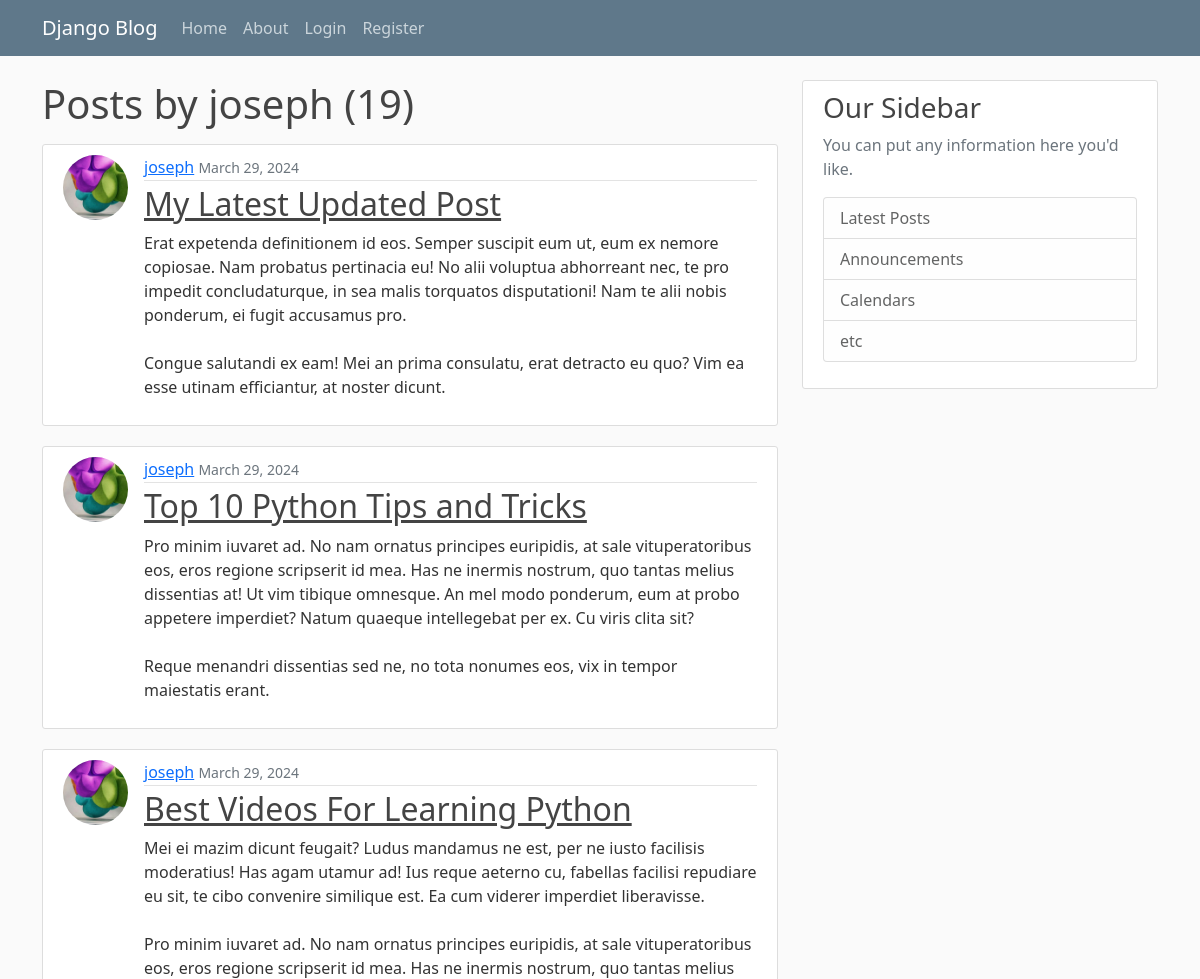
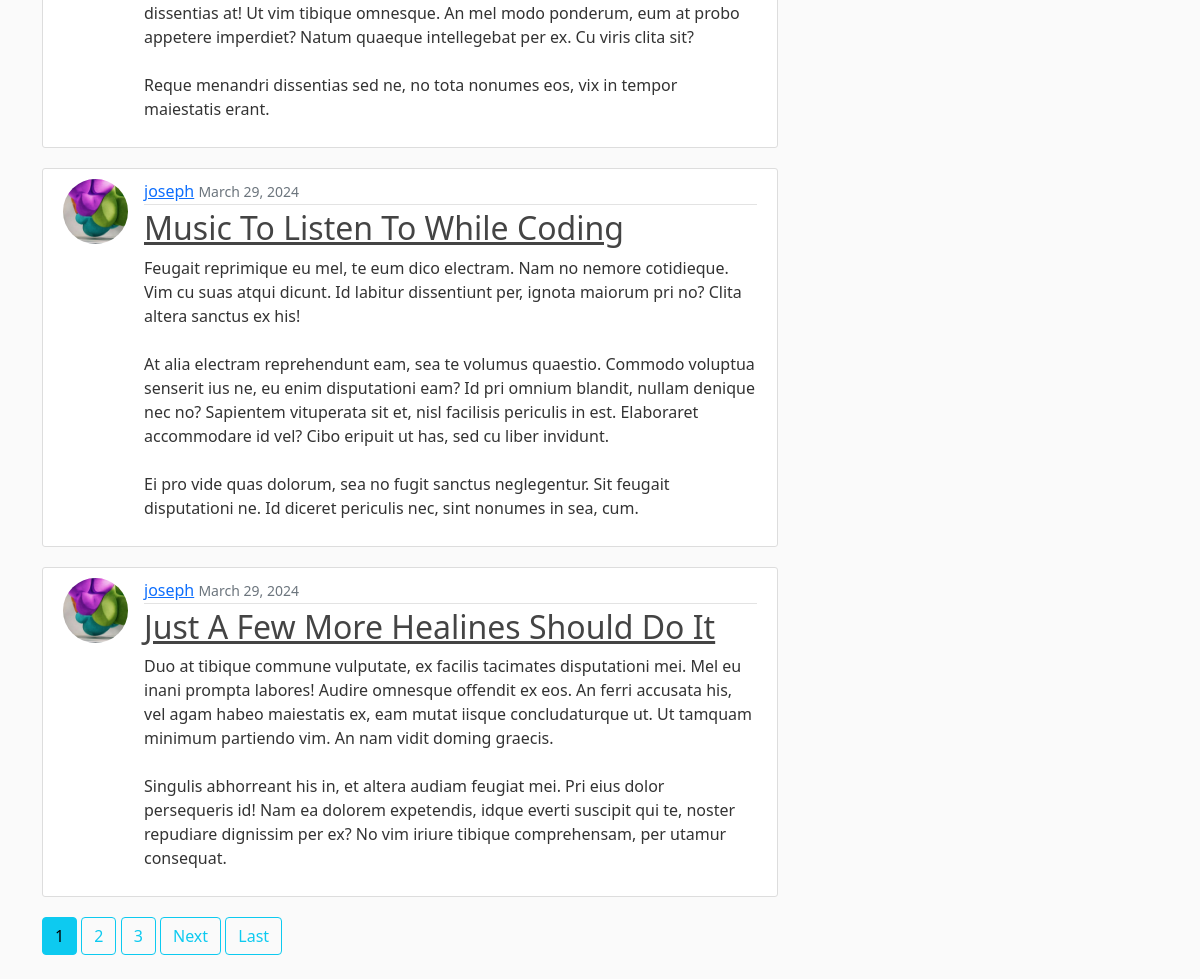
Screenshot of /user/joseph with the database file from the repository (2 pictures, top to bottom).
### blog/models.py (models this page shows, shortened)
class Post(models.Model):
    title = models.CharField( max_length=100)
    content = models.TextField()
    date_posted = models.DateTimeField(default=timezone.now)
    author = models.ForeignKey(User, on_delete=models.CASCADE)

### users/models.py (models this page shows, shortened)
class Profile(models.Model):
    user = models.OneToOneField(User, on_delete = models.CASCADE)
    image = models.ImageField(default='default.jpg', upload_to='profile_pics')

### blog/views.py (the view)
# urls.py: path('user/<str:username>', UserPostListView.as_view(), name="user-posts"),
class UserPostListView(ListView):
      model = Post
      template_name = 'blog/user_posts.html' #<app>/<model>_<viewtype>.html
      context_object_name = 'posts'
      paginate_by = 5
      def get_queryset(self):
          user = get_object_or_404(User, username=self.kwargs.get('username'))
          return Post.objects.filter(author=user).order_by('-date_posted')

### blog/templates/blog/user_posts.html (shortened to what this page needs)
{% extends "blog/base.html" %}
{% block content %}
    <h1 class="mb-3">Posts by {{ view.kwargs.username }} ({{ page_obj.paginator.count }})</h1>
    {% for post in posts %}
        <article class="media content-section">
            <img class="rounded-circle article-img"
                 src="{{ post.author.profile.image.url }}"
                 alt=""
                 srcset=""
                 height=""
                 width="">
            <div class="media-body">
                <div class="article-metadata">
                    <a class="mr-2" href="{% url 'user-posts' post.author.username %}">{{ post.author }}</a>
                    <small class="text-muted">{{ post.date_posted|date:"F d, Y" }}</small>
                </div>
                <h2>
                    <a class="article-title" href="{% url 'post-detail' post.id %}">{{ post.title }}</a>
                </h2>
                <p class="article-content">{{ post.content }}</p>
            </div>
        </article>
    {% endfor %}
    {% if is_paginated %}
        {% for num in page_obj.paginator.page_range %}
            {% if page_obj.number == num %}
                <a href="?page={{ num }}" class="btn btn-info mb-4">{{ num }}</a>
            {% elif num > page_obj.number|add:'-3' and num < page_obj.number|add:'3' %}
                <a href="?page={{ num }}" class="btn btn-outline-info mb-4">{{ num }}</a>
            {% endif %}
        {% endfor %}
        {% if page_obj.has_next %}
            <a href="?page={{ page_obj.next_page_number }}"
               class="btn btn-outline-info mb-4">Next</a>
            <a href="?page={{ page_obj.paginator.num_pages }}"
               class="btn btn-outline-info mb-4">Last</a>
        {% endif %}
    {% endif %}
{% endblock content %}

### blog/static/blog/main.css (style rules this page uses)
body { background: #fafafa; color: #333333; margin-top: 5rem; }
h1, h2, h3, h4, h5, h6 { color: #444444; }
.content-section { background: #ffffff; padding: 10px 20px; border: 1px solid #dddddd; border-radius: 3px; margin-bottom: 20px; display: flex; }
.article-title { color: #444444; }
.article-content { white-space: pre-line; }
.article-img { height: 65px; width: 65px; margin-right: 16px; }
.article-metadata { padding-bottom: 1px; margin-bottom: 4px; border-bottom: 1px solid #e3e3e3; }

### rows the page displays
Post: author.profile.image (picture), author "joseph", date_posted "March 29, 2024", title "My Latest Updated Post", content "Erat expetenda definitionem id eos. Semper suscipit eum ut, eum ex nemore copiosae. Nam probatus pertinacia eu! No alii voluptua abhorreant nec, te pro impedit concludaturque, in sea malis torquatos disputationi! Nam te alii nobis ponderum, ei fugit accusamus pro. Congue salutandi ex eam! Mei an prima consulatu, erat detracto eu quo? Vim ea esse utinam efficiantur, at noster dicunt."
Post: author.profile.image (picture), author "joseph", date_posted "March 29, 2024", title "Top 10 Python Tips and Tricks", content "Pro minim iuvaret ad. No nam ornatus principes euripidis, at sale vituperatoribus eos, eros regione scripserit id mea. Has ne inermis nostrum, quo tantas melius dissentias at! Ut vim tibique omnesque. An mel modo ponderum, eum at probo appetere imperdiet? Natum quaeque intellegebat per ex. Cu viris clita sit? Reque menandri dissentias sed ne, no tota nonumes eos, vix in tempor maiestatis erant."
Post: author.profile.image (picture), author "joseph", date_posted "March 29, 2024", title "Best Videos For Learning Python", content "Mei ei mazim dicunt feugait? Ludus mandamus ne est, per ne iusto facilisis moderatius! Has agam utamur ad! Ius reque aeterno cu, fabellas facilisi repudiare eu sit, te cibo convenire similique est. Ea cum viderer imperdiet liberavisse. Pro minim iuvaret ad. No nam ornatus principes euripidis, at sale vituperatoribus eos, eros regione scripserit id mea. Has ne inermis nostrum, quo tantas melius dissentias at! Ut vim tibique omnesque. An mel modo ponderum, eum at probo appetere imperdiet? Natum quaeque intellegebat per ex. Cu viris clita sit? Reque menandri dissentias sed ne, no tota nonumes eos, vix in tempor maiestatis erant."
Post: author.profile.image (picture), author "joseph", date_posted "March 29, 2024", title "Music To Listen To While Coding", content "Feugait reprimique eu mel, te eum dico electram. Nam no nemore cotidieque. Vim cu suas atqui dicunt. Id labitur dissentiunt per, ignota maiorum pri no? Clita altera sanctus ex his! At alia electram reprehendunt eam, sea te volumus quaestio. Commodo voluptua senserit ius ne, eu enim disputationi eam? Id pri omnium blandit, nullam denique nec no? Sapientem vituperata sit et, nisl facilisis periculis in est. Elaboraret accommodare id vel? Cibo eripuit ut has, sed cu liber invidunt. Ei pro vide quas dolorum, sea no fugit sanctus neglegentur. Sit feugait disputationi ne. Id diceret periculis nec, sint nonumes in sea, cum."
Post: author.profile.image (picture), author "joseph", date_posted "March 29, 2024", title "Just A Few More Healines Should Do It", content "Duo at tibique commune vulputate, ex facilis tacimates disputationi mei. Mel eu inani prompta labores! Audire omnesque offendit ex eos. An ferri accusata his, vel agam habeo maiestatis ex, eam mutat iisque concludaturque ut. Ut tamquam minimum partiendo vim. An nam vidit doming graecis. Singulis abhorreant his in, et altera audiam feugiat mei. Pri eius dolor persequeris id! Nam ea dolorem expetendis, idque everti suscipit qui te, noster repudiare dignissim per ex? No vim iriure tibique comprehensam, per utamur consequat."

### other values shown
{{ view.kwargs.username }} "joseph"
{{ page_obj.paginator.count }} "19"
{{ num }} "1"
{{ num }} "2" "3"
